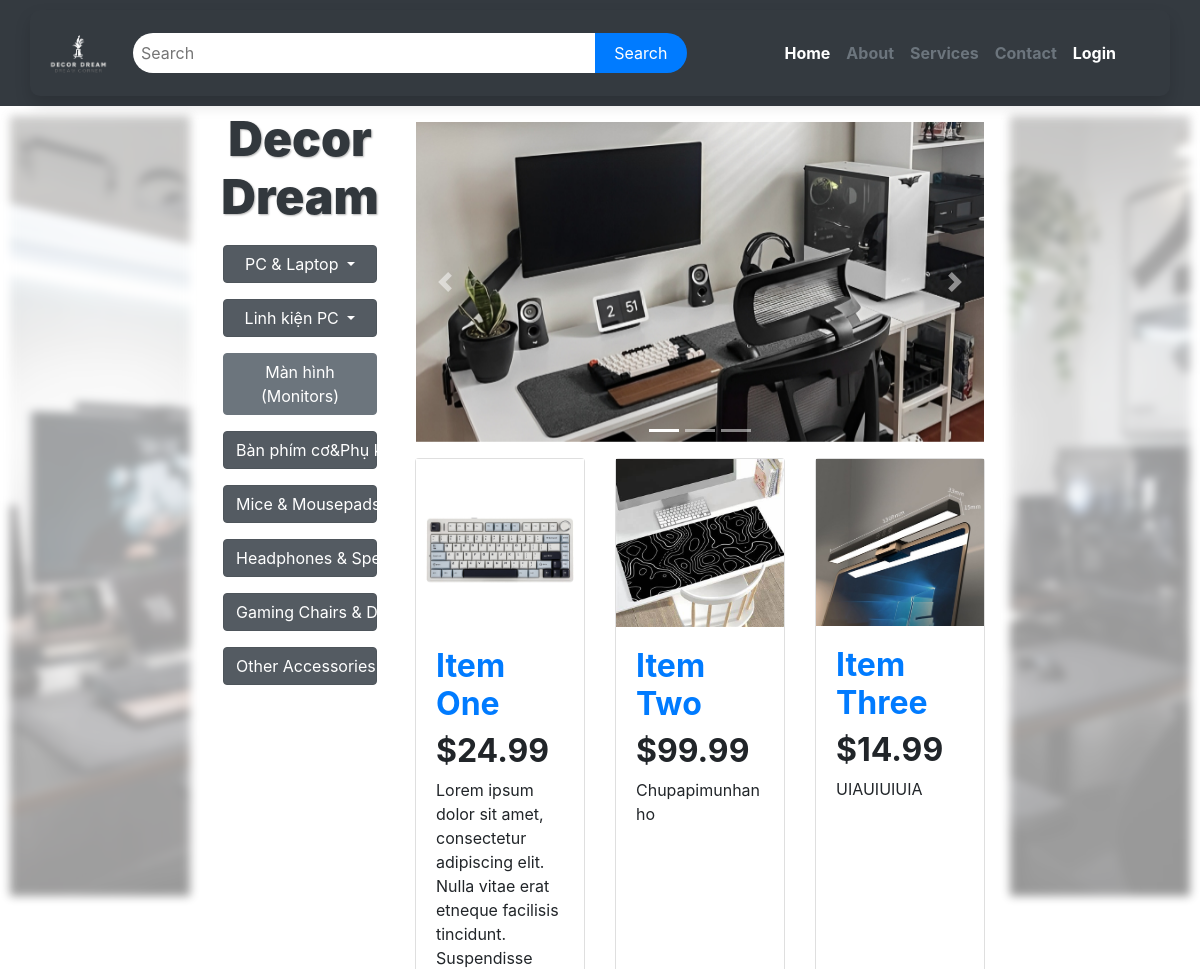
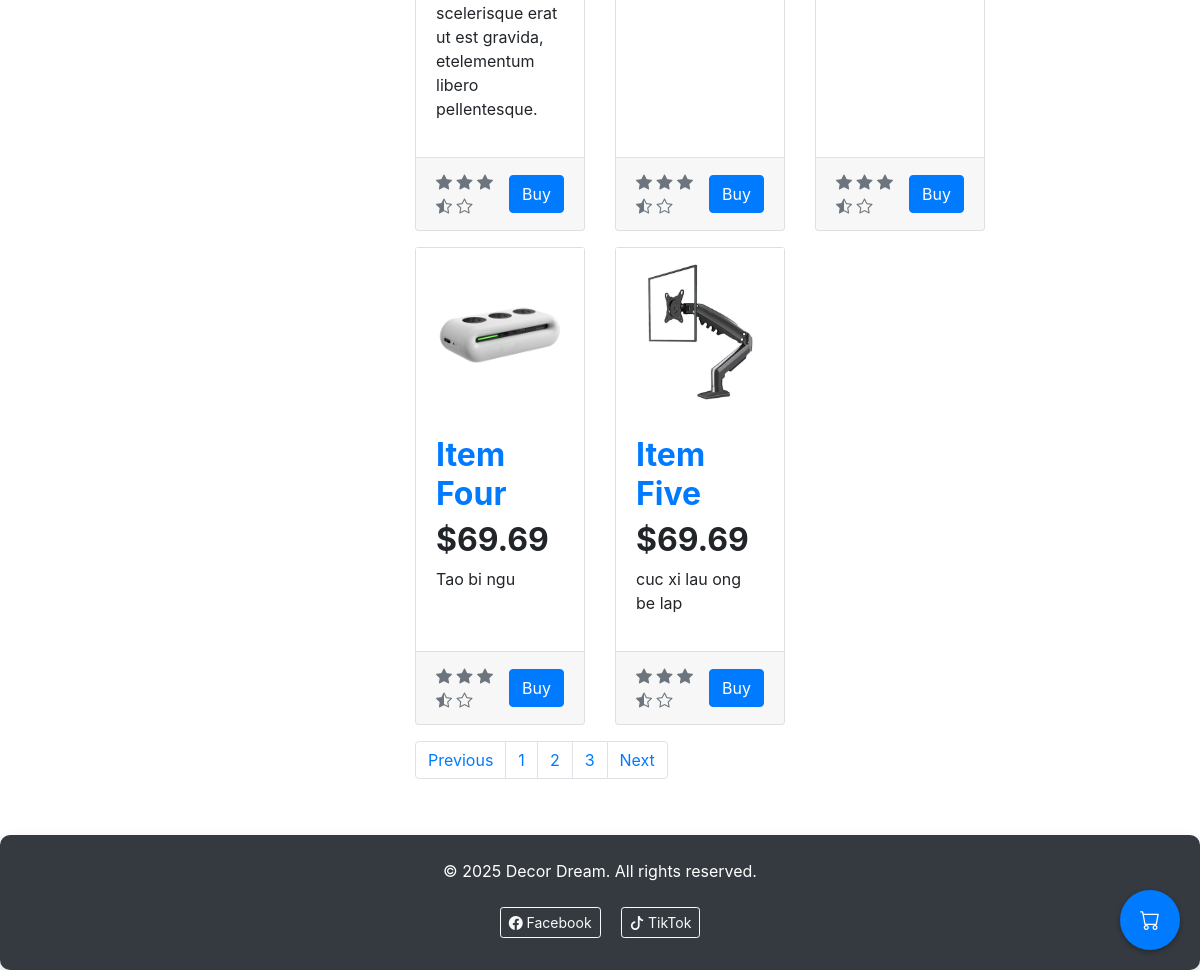
/services, run on an earlier commit of the app's database (2 pictures, top to bottom).
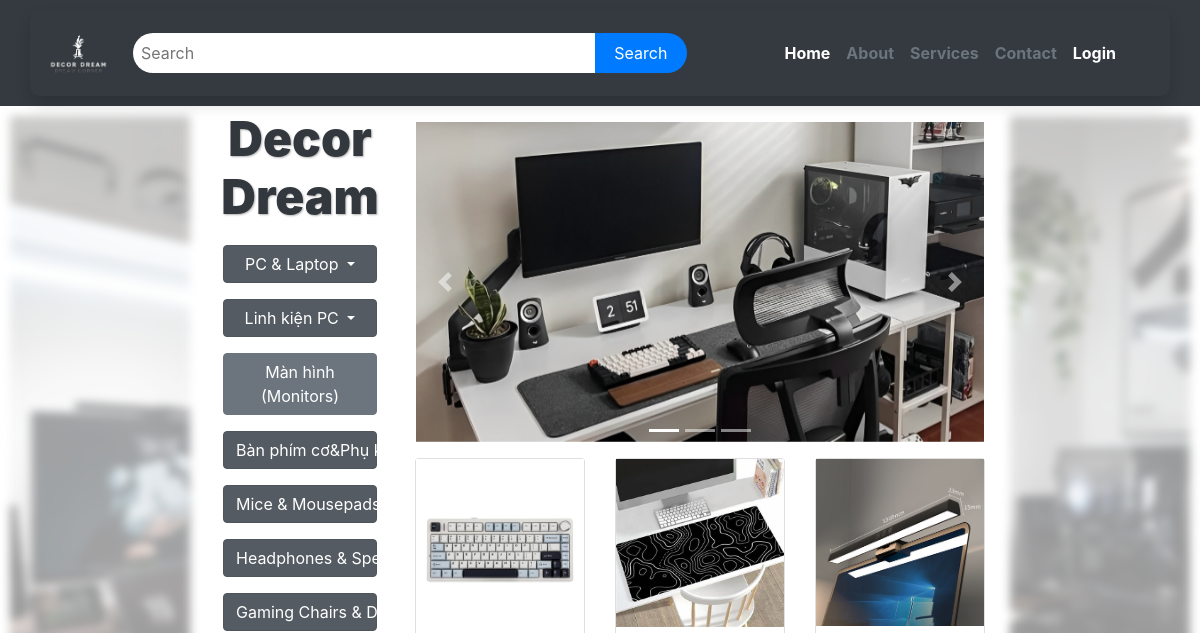
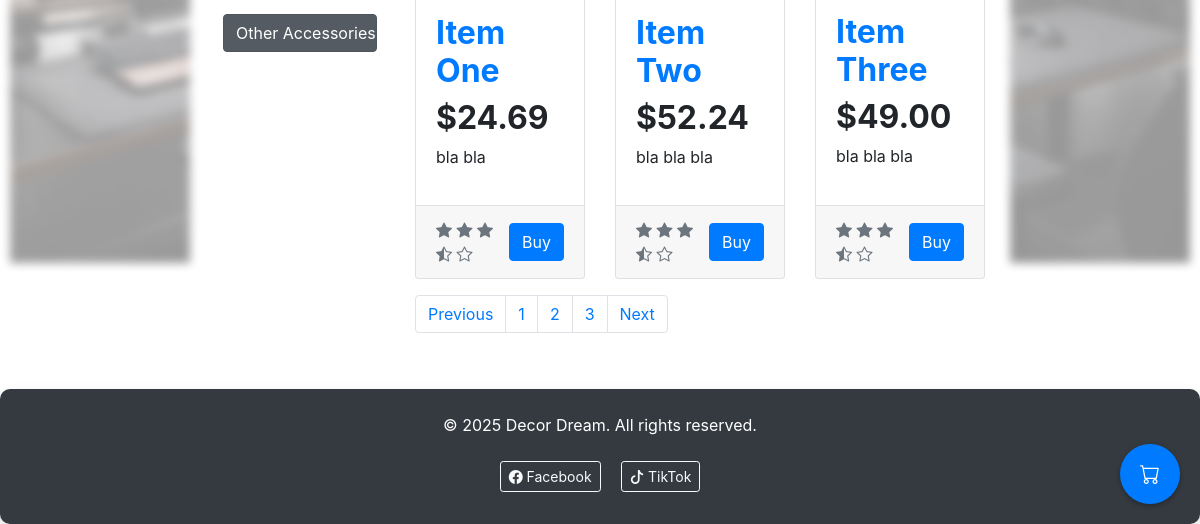
And on a later commit of the database (2 pictures, top to bottom).
### shop/models.py (models this page shows, shortened)
class Product(models.Model):
    name = models.CharField(max_length = 200)
    price = models.DecimalField(max_digits=10, decimal_places=2)
    description = models.TextField(blank=True, null=True)
    def image_url(self):
        return f"images\category\products\product_{self.id}.jpg"

### shop/views.py (the view)
# urls.py: path("services", views.services, name="services"),
def services(request):
    products =  Product.objects.all()
    return render(request, "shop/products_category.html", {
        "products": products,
    })

### shop/templates/shop/products_category.html (shortened to what this page needs)
{%extends 'shop/layout.html'%}
{% load static%}
{%block section%}
<div class="container-fluid">
    <div class="row">
        <div class="col-lg-2 col-xl-2 d-none d-lg-block sidebar">
            <img src="{%static 'images/category/bg_body - Copy.jpg'%}" class="img-fluid" alt="Left Sidebar">
        </div>
        <div class="col-lg-2 col-xl-2 col-sm-12 col-md-12 mb-4 menu">
            <h1 class="p-1" style="font-size: 3rem;
            font-weight: bold;
            color: #32383D;
            padding: 1rem;
            text-align: center;
            text-shadow:
                1px 1px 2px rgba(0, 0, 0, 0.3),
                -1px -1px 2px rgba(255, 255, 255, 0.8); "><b>Decor Dream</b></h1>
            <div class="dropdown show  p-2 rounded mb-0">
                <a class="btn btn-secondary col-12 dropdown-toggle" href="#" role="button" id="dropdownMenuLink"
                    data-toggle="dropdown" aria-haspopup="true" aria-expanded="false">
                    PC & Laptop
                </a>
            </div>
            <div class="dropdown show p-2 rounded mb-0">
                <a class="btn btn-secondary col-12 dropdown-toggle" href="#" role="button" id="dropdownMenuLink"
                    data-toggle="dropdown" aria-haspopup="true" aria-expanded="false">
                    Linh kiện PC
                </a>
            </div>
            <div class=" p-2 rounded mb-0">
                <a class="btn btn-secondary col-12 " href="#">
                    Màn hình (Monitors)
                </a>
            </div>
            <div class="dropdown show p-2 rounded mb-0">
                <a class="btn btn-secondary col-12 dropdown-toggle" href="#" role="button" id="dropdownMenuLink"
                    data-toggle="dropdown" aria-haspopup="true" aria-expanded="false">
                    Bàn phím cơ&Phụ kiện </a>
            </div>
            <div class="dropdown show  p-2 rounded mb-0">
                <a class="btn btn-secondary col-12 dropdown-toggle" href="#" role="button" id="dropdownMenuLink"
                    data-toggle="dropdown" aria-haspopup="true" aria-expanded="false">
                    Mice & Mousepads
                </a>
            </div>
            <div class="dropdown show  p-2 rounded mb-0">
                <a class="btn btn-secondary col-12 dropdown-toggle" href="#" role="button" id="dropdownMenuLink"
                    data-toggle="dropdown" aria-haspopup="true" aria-expanded="false">
                    Headphones & Speakers
                </a>
            </div>
            <div class="dropdown show  p-2 rounded mb-0">
                <a class="btn btn-secondary col-12 dropdown-toggle" href="#" role="button" id="dropdownMenuLink"
                    data-toggle="dropdown" aria-haspopup="true" aria-expanded="false">
                    Gaming Chairs & Desks
                </a>
            </div>
            <div class="dropdown show  p-2 rounded mb-0">
                <a class="btn btn-secondary col-12 dropdown-toggle" href="#" role="button" id="dropdownMenuLink"
                    data-toggle="dropdown" aria-haspopup="true" aria-expanded="false">
                    Other Accessories
                </a>
            </div>
        </div>
        <div class="col-lg-6 col-xl-6 col-sm-12 col-md-12 mb-4">
            <div class="row">
                <div id="carouselExampleIndicators" class="carousel slide col-12 p-3" data-ride="carousel">
                    <ol class="carousel-indicators">
                        <li data-target="#carouselExampleIndicators" data-slide-to="0" class="active"></li>
                        <li data-target="#carouselExampleIndicators" data-slide-to="1"></li>
                        <li data-target="#carouselExampleIndicators" data-slide-to="2"></li>
                    </ol>
                    <div class="carousel-inner">
                        <div class="carousel-item active">
                            <img class="d-block w-100" src="{%static 'images/category/inner_1.jpg'%}" alt="First slide">
                        </div>
                    </div>
                    <a class="carousel-control-prev" href="#carouselExampleIndicators" role="button"
                        data-slide="prev">
                        <span class="carousel-control-prev-icon" aria-hidden="true"></span>
                    </a>
                    <a class="carousel-control-next" href="#carouselExampleIndicators" role="button"
                        data-slide="next">
                        <span class="carousel-control-next-icon" aria-hidden="true"></span>
                    </a>
                </div>
            </div>
            <div class="row">
                {%for product in products%}
                <div class="col-md-4 col-sm-12 col-lg-4 col-xl-4 mb-3">
                    <div class="card h-100">
                        <img src="{% static product.image_url%}" alt="Product Image">
                        <div class="card-body">
                            <a href="{%url 'product' product.id%}" class="text-primary"><h2><b>{{product.name}}</b></h2></a>
                            <h2><b>${{product.price}}</b></h2>
                            <p>{{product.description}}</p>
                        </div>
                        <div class="card-footer border-top text-left d-flex justify-content-between align-items-center">
                            <span class="text-muted">
                                <i class="bi bi-star-fill"></i>
                                <i class="bi bi-star-fill"></i>
                                <i class="bi bi-star-fill"></i>
                                <i class="bi bi-star-half"></i>
                                <i class="bi bi-star"></i>
                            </span>
                            <a href="{%url 'product' product.id%}"> <button class="btn btn-primary">Buy</button></a>
                        </div>
                    </div>
                </div>
                {%endfor%}
            </div>
        <nav aria-label="Page navigation example">
            <ul class="pagination ">
                <li class="page-item"><a class="page-link" href="#">Previous</a></li>
                <li class="page-item"><a class="page-link" href="#">1</a></li>
                <li class="page-item"><a class="page-link" href="#">2</a></li>
                <li class="page-item"><a class="page-link" href="#">3</a></li>
                <li class="page-item"><a class="page-link" href="#">Next</a></li>
            </ul>
        </nav>
    </div>
    <div class="col-lg-2 col-xl-2 d-none d-lg-block sidebar">
        <img src="{%static 'images/category/bg_body.jpg'%}" class="img-fluid"  alt="Right Sidebar">
    </div>
</div>
{%endblock%}

### shop/templates/shop/layout.html (shortened to what this page needs)
{% load static %}
<!DOCTYPE html>
<html lang="en">
  <head>
    <link
      href="https://maxcdn.bootstrapcdn.com/bootstrap/4.5.2/css/bootstrap.min.css"
      rel="stylesheet"
    />
    <link
      href="https://cdn.jsdelivr.net/npm/bootstrap-icons/font/bootstrap-icons.css"
      rel="stylesheet"
    />
  </head>
  <body>
    <header
      style="
        position: sticky;
        top: 0;
        padding: 10px 16px;
        background: #555;
        color: #f1f1f1;
        z-index: 100;
      "
      class="bg-dark d-flex"
    >
      <div class="container shadow bg-dark text-white d-flex">
        <div class="row">
          <div class="logo_container col-lg-1 col-xl-1 col-md-2 col-sm-2 p-3">
            <a href="{%url 'index'%}"
              ><img
                src="{%static 'images/Logo.png'%}"
                class="logo_image"
                alt=" Logo"
            /></a>
          </div>
          <div
            class="Search_box col-lg-6 col-xl-6 col-md-6 col-sm-6 d-flex container-fluid p-2"
          >
            <input
              class="Search_bar col-lg-10 col-xl-10 col-md-8 col-sm-8 p-2"
              type="text"
              placeholder="Search"
            />
            <button
              class="Search_button col-lg-2 col-xl-2 col-md-4 col-sm-4 p-2 btn-primary"
              type="button"
            >
              Search
            </button>
          </div>
          <div
            class="narbar_container col-lg-5 col-xl-5 col-md-2 col-sm-2 d-flex flex-row-reverse"
          >
            <nav class="navbar navbar-expand-lg navbar-dark bg-dark">
              <div class="container-fluid">
                <div class="collapse navbar-collapse" id="navbarNav">
                  <ul class="navbar-nav ms-auto">
                    <li class="nav-item text-right">
                      <a class="nav-link text-white" href="{%url 'index'%}"
                        ><b>Home</b></a
                      >
                    </li>
                    <li class="nav-item text-right">
                      <a class="nav-link text-muted" href="{%url 'about'%}"
                        ><b>About</b></a
                      >
                    </li>
                    <li class="nav-item text-right">
                      <a class="nav-link text-muted" href="{%url 'services'%}"
                        ><b>Services</b></a
                      >
                    </li>
                    <li class="nav-item text-right">
                      <a class="nav-link text-muted" href="{%url 'contact'%}"
                        ><b>Contact</b></a
                      >
                    </li>
                    <li class="nav-item text-right" id="login-logout-link">
                      {% if request.user.is_authenticated %}
                      <a class="nav-link text-danger" href="{%url 'logout'%}"
                        ><b>Logout</b></a
                      >
                      {% else %}
                      <a class="nav-link text-white" href="{%url 'login'%}"
                        ><b>Login</b></a
                      >
                      {% endif %}
                    </li>
                  </ul>
                </div>
              </div>
            </nav>
          </div>
        </div>
      </div>
    </header>
    <section>
      <div id="cart" class="cart-popup" data-bs-toggle="tooltip" title="shopping_cart" onclick="window.location.href='{%url 'cart'%}'">
        <i class="bi bi-cart cart-icon"></i>
      </div>
      {% block section %} {% endblock %}
    </section>
    <footer
      class="container mt-3 col-xl-12 col-lg-12 col-sm-12 col-md-12 shadow p-4 bg-dark text-white text-center"
    >
      <div class="row">
        <div class="col-12">
          <p>© 2025 Decor Dream. All rights reserved.</p>
        </div>
        <div class="col-12">
          <a
            href="https://www.facebook.com/nguyenthang.it.fb/"
            target="_blank"
            class="btn btn-outline-light btn-sm m-2"
          >
            <i class="bi bi-facebook"></i> Facebook
          </a>
          <a
            href="https://www.tiktok.com/@eriusmon?_t=ZS-8ukjwdNKybx&_r=1"
            target="_blank"
            class="btn btn-outline-light btn-sm m-2"
          >
            <i class="bi bi-tiktok"></i> TikTok
          </a>
        </div>
      </div>
    </footer>
  </body>
</html>

### shop/templates/shop/layout.html (style rules this page uses)
.sidebar { display: flex; justify-content: center; align-items: center; height: 100vh; background-color: transparent; padding: 10px; }
.container { background-color: white; border-radius: 10px; }
.sidebar { position: sticky; top: 100px; height: 100vh; overflow-y: auto; }
.sidebar img { width: 100%; height: 100%; object-fit: cover; opacity: 0.4; filter: blur(5px); }
.cart-popup { position: fixed; bottom: 20px; right: 20px; width: 60px; height: 60px; background-color: #007bff; border-radius: 50%; display: flex; align-items: center; justify-content: center; cursor: pointer; box-shadow: 0 2px 5px rgba(0, 0, 0, 0.3); z-index: 1000; }
.cart-icon { color: white; font-size: 20px; }
.Search_bar { margin: 15px 0px 15px 0px; margin-right: 0; border-top-left-radius: 20px; border-bottom-left-radius: 20px; border: 0; }
.Search_button { border-top-right-radius: 20px; border-bottom-right-radius: 20px; margin-left: 0; border: 0; margin: 15px 0px 15px 0px; }
.logo_container { display: flex; justify-content: center; align-items: center; object-fit: cover; }
.Search_box { border: 0; }
.logo_image { max-width: 100%; height: auto; }
body { overflow-x: hidden; }

What changed in the data, as far as the page shows it:
removed Product: name "Item Four", price "69.69", description "Tao bi ngu"
removed Product: name "Item Five", price "69.69", description "cuc xi lau ong be lap"
changed Product "Item One": price "24.99" → "24.69"; description "Lorem ipsum dolor sit amet, consectetur adipiscing elit. Nulla vitae erat etneque facilisis tincidunt. Suspendisse scelerisque erat ut est gravida, etelementum libero pellentesque." → "bla bla"
changed Product "Item Two": price "99.99" → "52.24"; description "Chupapimunhanho" → "bla bla bla"
changed Product "Item Three": price "14.99" → "49.00"; description "UIAUIUIUIA" → "bla bla bla"
